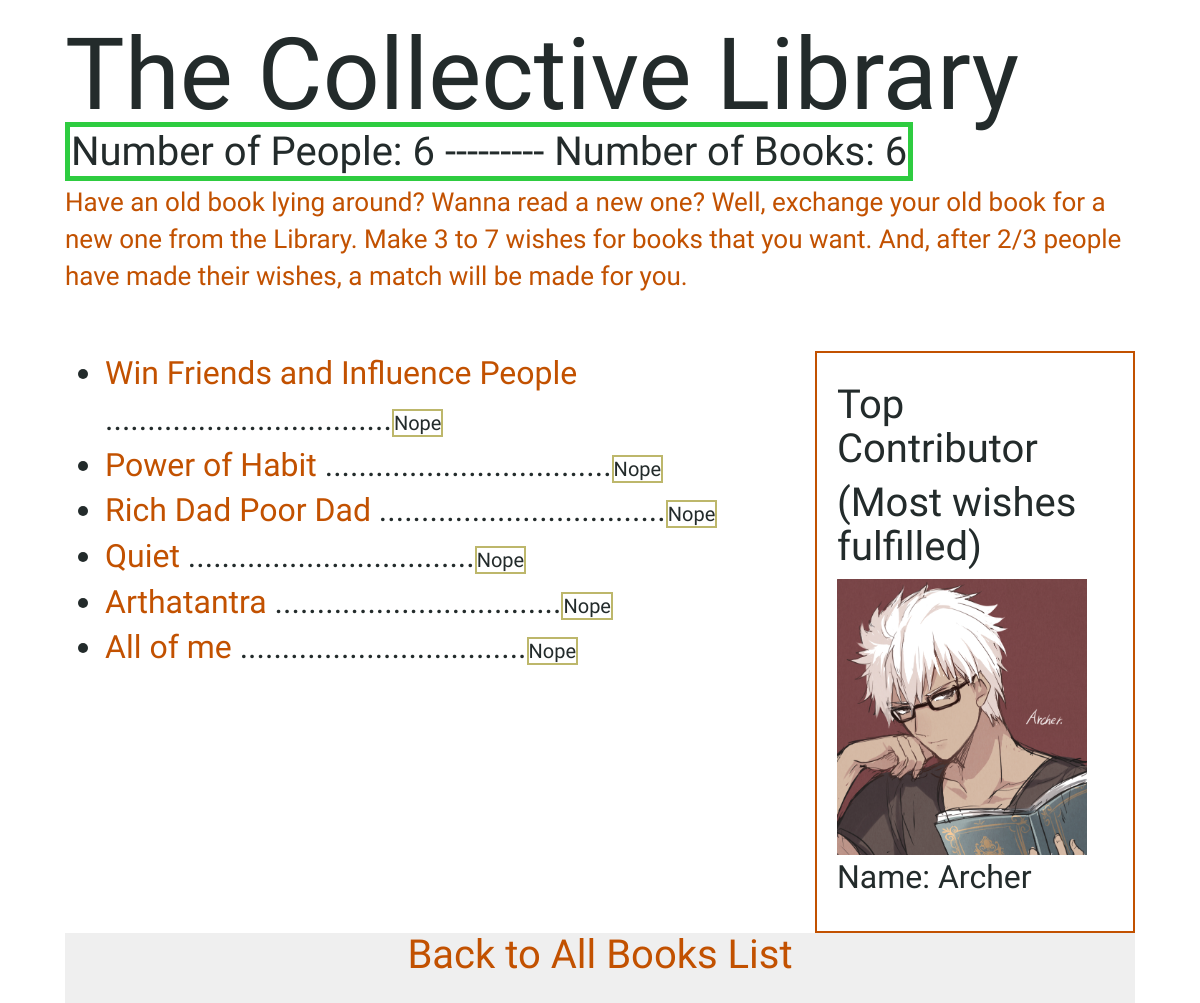
The page / on the database its author committed.
### books/models.py (models this page shows)
class Book(models.Model):
    name = models.CharField(max_length=20, default="Invisible Book")
    summary = models.TextField(max_length=100, null=True)
    owner = models.ForeignKey(Person, on_delete=models.CASCADE, related_name="books", null=True)
    available = models.BooleanField(default=True)
    def __str__(self):
        return f"{self.name}"

### books/views.py (the view)
# urls.py: path('', views.index, name='index'),
def index(request):
	context = {
		"books": Book.objects.all(),
		"book_number": len(Book.objects.all()),
		"people_number": len(Person.objects.all())
	}
	return render(request, "books/index.html", context)

### books/templates/books/index.html (shortened to what this page needs)
{% extends "books/base.html" %}
{% load static %}
{% block body %}
	<h1>The Collective Library
		<span class="matchhighlight">Number of People: {{ people_number }}
		--------- Number of Books: {{ book_number }}
		</span>
	</h1>
	<p class="intro"> Have an old book lying around? Wanna read a new one? Well, exchange your old book for a new one from the Library.
				Make 3 to 7 wishes for books that you want. And, after 2/3 people have made their wishes, a match will be made for you.
	</p>
	<br>
	<div class="right">
		<h4>Top Contributor</h4>
		<h4>(Most wishes fulfilled)</h4>
		<img class="image" src="{% static 'img/archer.jpg' %}">
		<p>Name: Archer</p>
	</div>
	<ul>
		{% for book in books %}
			<li>
				<a href="{% url 'book' book.id %}">{{ book }}</a>
				{% if book.available %}
					..................................<span class="available">Yep</span>
				{% else %}
					..................................<span class="notavailable">Nope</span>
				{% endif %}
			</li>
		{% endfor %}
	</ul>
{% endblock %}

### books/templates/books/base.html (shortened to what this page needs)
{% load static %}
<html>
<head>
	<link rel="stylesheet" href="//maxcdn.bootstrapcdn.com/bootstrap/3.2.0/css/bootstrap.min.css">
	<link rel="stylesheet" href="//maxcdn.bootstrapcdn.com/bootstrap/3.2.0/css/bootstrap-theme.min.css">
	<link rel="stylesheet" href="{% static 'css/main.css' %}">
</head>
<body>
	{% block body %}
	{% endblock %}
	<div class="footer">
		<h4> <a href="{% url 'index' %}">Back to All Books List</a> </h4>
	</div>
</body>
</html>

### books/static/css/main.css (style rules this page uses)
body { padding-left: 65px; padding-right: 65px; font-family: 'Sue Ellen Francisco', cursive; font-size: 32px; color: #232B2B; }
h1, h2, h3, h4 { font-family: 'Amatic SC', bold; }
h1 { font-size: 100px; }
h4 { font-size: 40px; }
a { color: #C25100; font-family: 'Amatic SC', bold; }
.intro { color: #C25100; font-size: 26px; }
.image { alt: "Top Contributor"; width: 250px; }
.right { float: right; width: 320px; border: 2px solid #C25100; padding: 20px; }
.notavailable { border: 2px solid #BDB76B; font-size: 20px; }
.matchhighlight { font-family: 'Amatic SC', bold; border: 5px solid #2ECC40; padding: 1px; font-size: 40px; }
.footer { clear: both; position: relative; height: 70px; margin-top: 30px; background-color: #efefef; text-align: center; }

### rows shown on the page
Book: name "Win Friends and Influence People", available "Nope"
Book: name "Power of Habit", available "Nope"
Book: name "Rich Dad Poor Dad", available "Nope"
Book: name "Quiet", available "Nope"
Book: name "Arthatantra", available "Nope"
Book: name "All of me", available "Nope"

### other values the page prints
{{ people_number }} "6"
{{ book_number }} "6"
